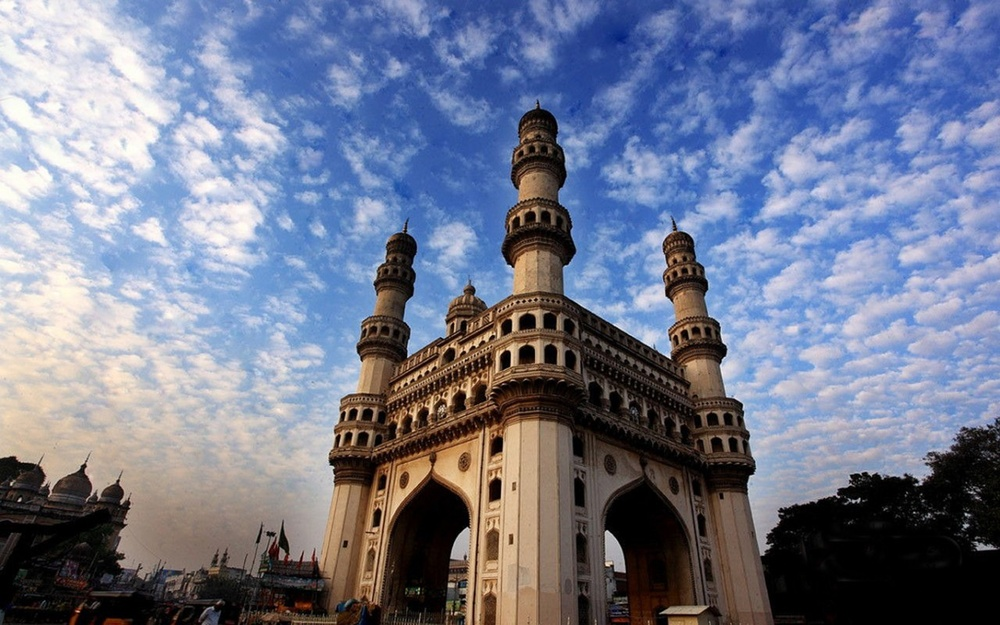
#> input picture your_image.jpg, 1000 x 625 px, shrunk from 1280 x 800 before the run
$ python PROG10.py
#> lines starting #> are read from the running program, lines starting #| are printed output that depends on the picture
import cv2
import matplotlib.pyplot as plt

# Read the image
image = cv2.imread("your_image.jpg")  # Replace with the correct path to your image
#> image is the input picture: shape (625, 1000, 3); mean B, G, R 144, 121.3, 114.4

# Check if the image was loaded successfully
if image is None:
    print("Error: Could not load the image.")
else:
    # Rotate the image 90 degrees clockwise
    rotated_image = cv2.rotate(image, cv2.ROTATE_90_CLOCKWISE)
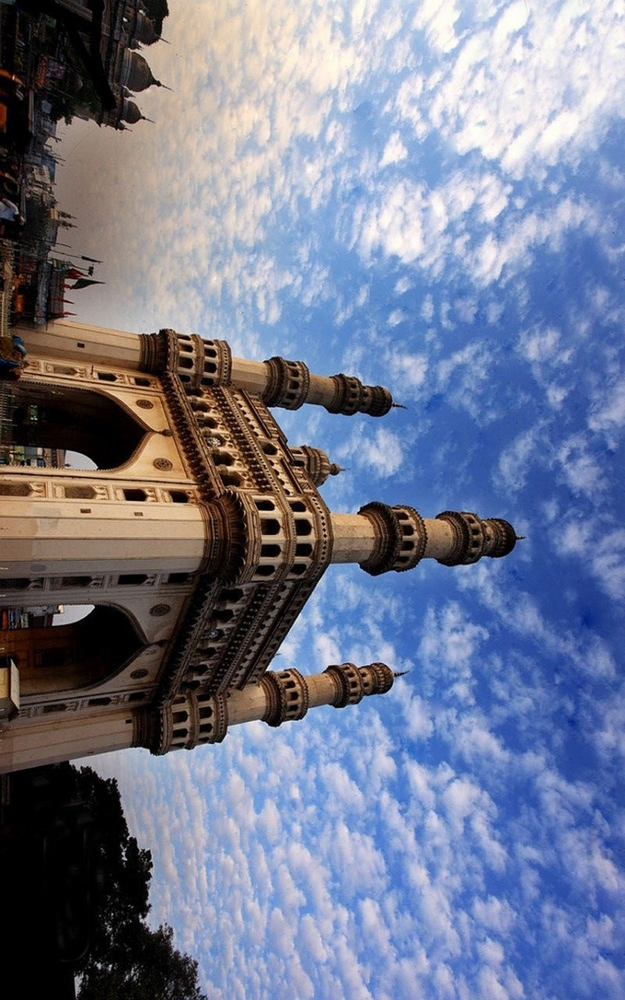
#> rotated_image: shape (1000, 625, 3); mean B, G, R 144, 121.3, 114.4

    # Display the original and rotated images using matplotlib
    plt.figure(figsize=(10,5))

    # Show original image
    plt.subplot(1, 2, 1)
    plt.imshow(cv2.cvtColor(image, cv2.COLOR_BGR2RGB))
    plt.title("Original Image")
    plt.axis("off")

    # Show rotated image
    plt.subplot(1, 2, 2)
    plt.imshow(cv2.cvtColor(rotated_image, cv2.COLOR_BGR2RGB))
    plt.title("Rotated Image (90 degrees)")
    plt.axis("off")

    # Display the images
    plt.show()
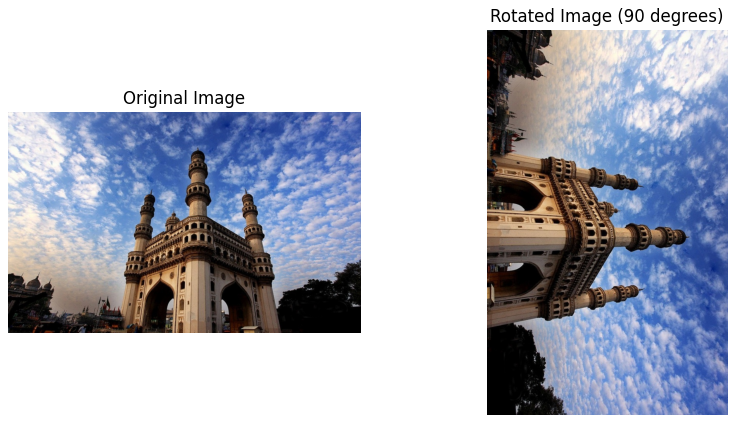
#> figure drawn by matplotlib, 2 panels

$ run again, with equalized_image.jpg copied over your_image.jpg
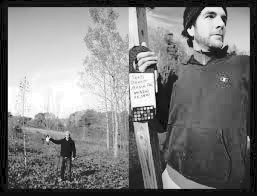
#> input picture equalized_image.jpg, 257 x 196 px
#> image is the input picture: shape (196, 257, 3); min 0, max 255, mean 126.1
#> `rotated_image = cv2.rotate(image, cv2.ROTATE_90_CLOCKWISE)`:
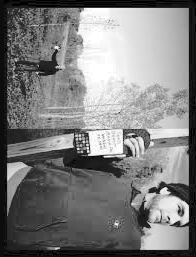
#> rotated_image: shape (257, 196, 3); min 0, max 255, mean 126.1
#> `plt.show()`:
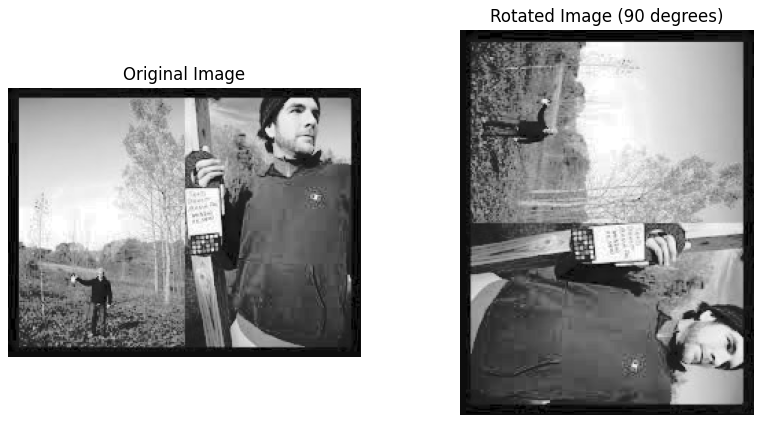
#> figure drawn by matplotlib, 2 panels
